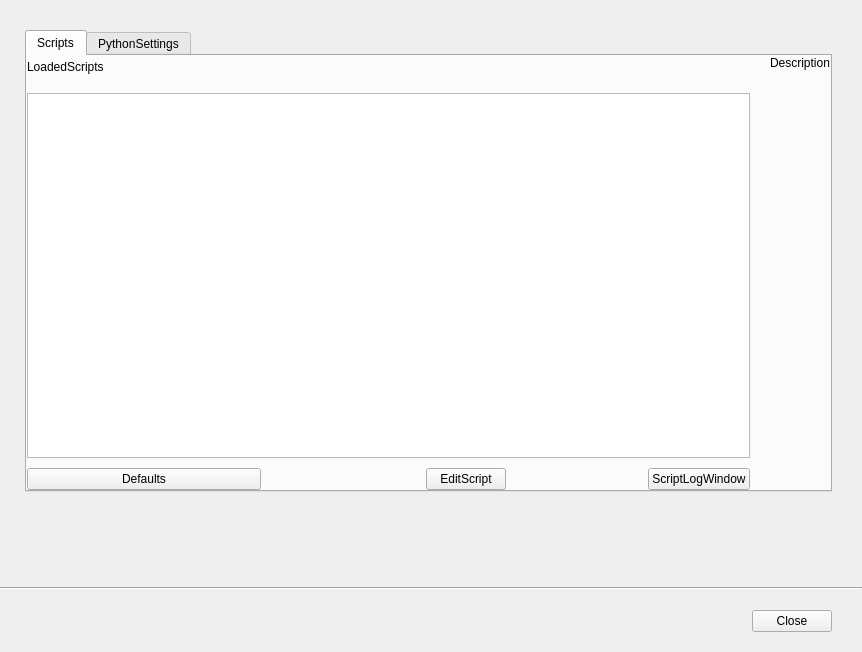
<?xml version="1.0" encoding="UTF-8"?>
<ui version="4.0">
 <class>ScriptsTool</class>
 <widget class="QWidget" name="ScriptsTool">
  <property name="geometry">
   <rect>
    <x>0</x>
    <y>0</y>
    <width>862</width>
    <height>652</height>
   </rect>
  </property>
  <property name="windowTitle">
   <string>Scripts</string>
  </property>
  <layout class="QVBoxLayout" name="verticalLayout">
   <property name="spacing">
    <number>10</number>
   </property>
   <property name="leftMargin">
    <number>0</number>
   </property>
   <property name="topMargin">
    <number>0</number>
   </property>
   <property name="rightMargin">
    <number>0</number>
   </property>
   <property name="bottomMargin">
    <number>0</number>
   </property>
   <item>
    <layout class="QVBoxLayout" name="verticalLayout_4">
     <property name="spacing">
      <number>0</number>
     </property>
     <property name="leftMargin">
      <number>25</number>
     </property>
     <property name="topMargin">
      <number>30</number>
     </property>
     <property name="rightMargin">
      <number>30</number>
     </property>
     <property name="bottomMargin">
      <number>85</number>
     </property>
     <item>
      <widget class="QTabWidget" name="tabWidget">
       <property name="currentIndex">
        <number>0</number>
       </property>
       <property name="tabBarAutoHide">
        <bool>true</bool>
       </property>
       <widget class="QWidget" name="scriptsTab">
        <attribute name="title">
         <string>Scripts</string>
        </attribute>
        <layout class="QHBoxLayout" name="horizontalLayout_4">
         <property name="spacing">
          <number>0</number>
         </property>
         <property name="leftMargin">
          <number>0</number>
         </property>
         <property name="topMargin">
          <number>0</number>
         </property>
         <property name="rightMargin">
          <number>0</number>
         </property>
         <property name="bottomMargin">
          <number>0</number>
         </property>
         <item>
          <layout class="QVBoxLayout" name="verticalLayout_3">
           <property name="spacing">
            <number>0</number>
           </property>
           <item>
            <layout class="QHBoxLayout" name="horizontalLayout_5">
             <property name="rightMargin">
              <number>0</number>
             </property>
             <property name="bottomMargin">
              <number>15</number>
             </property>
             <item>
              <widget class="QLabel" name="label_2">
               <property name="text">
                <string>LoadedScripts</string>
               </property>
               <property name="buddy">
                <cstring>scripts</cstring>
               </property>
              </widget>
             </item>
             <item>
              <layout class="QHBoxLayout" name="horizontalLayout_6">
               <property name="spacing">
                <number>15</number>
               </property>
               <property name="rightMargin">
                <number>10</number>
               </property>
               <item>
                <widget class="QPushButton" name="addScripts">
                 <property name="sizePolicy">
                  <sizepolicy hsizetype="Fixed" vsizetype="Fixed">
                   <horstretch>0</horstretch>
                   <verstretch>0</verstretch>
                  </sizepolicy>
                 </property>
                 <property name="maximumSize">
                  <size>
                   <width>16777215</width>
                   <height>16777215</height>
                  </size>
                 </property>
                 <property name="toolTip">
                  <string>AddScripts</string>
                 </property>
                 <property name="accessibleName">
                  <string>AddScripts</string>
                 </property>
                 <property name="accessibleDescription">
                  <string/>
                 </property>
                 <property name="text">
                  <string notr="true"/>
                 </property>
                 <property name="flat">
                  <bool>true</bool>
                 </property>
                 <property name="themeID" stdset="0">
                  <string notr="true">addIconSmall</string>
                 </property>
                 <property name="toolButton" stdset="0">
                  <bool>true</bool>
                 </property>
                </widget>
               </item>
               <item>
                <widget class="QPushButton" name="removeScripts">
                 <property name="sizePolicy">
                  <sizepolicy hsizetype="Fixed" vsizetype="Fixed">
                   <horstretch>0</horstretch>
                   <verstretch>0</verstretch>
                  </sizepolicy>
                 </property>
                 <property name="maximumSize">
                  <size>
                   <width>16777215</width>
                   <height>16777215</height>
                  </size>
                 </property>
                 <property name="toolTip">
                  <string>RemoveScripts</string>
                 </property>
                 <property name="accessibleName">
                  <string>RemoveScripts</string>
                 </property>
                 <property name="text">
                  <string notr="true"/>
                 </property>
                 <property name="autoDefault">
                  <bool>false</bool>
                 </property>
                 <property name="default">
                  <bool>false</bool>
                 </property>
                 <property name="flat">
                  <bool>true</bool>
                 </property>
                 <property name="themeID" stdset="0">
                  <string notr="true">removeIconSmall</string>
                 </property>
                 <property name="toolButton" stdset="0">
                  <bool>true</bool>
                 </property>
                </widget>
               </item>
               <item>
                <widget class="QPushButton" name="reloadScripts">
                 <property name="sizePolicy">
                  <sizepolicy hsizetype="Fixed" vsizetype="Fixed">
                   <horstretch>0</horstretch>
                   <verstretch>0</verstretch>
                  </sizepolicy>
                 </property>
                 <property name="maximumSize">
                  <size>
                   <width>16777215</width>
                   <height>16777215</height>
                  </size>
                 </property>
                 <property name="toolTip">
                  <string>ReloadScripts</string>
                 </property>
                 <property name="accessibleName">
                  <string>ReloadScripts</string>
                 </property>
                 <property name="text">
                  <string notr="true"/>
                 </property>
                 <property name="flat">
                  <bool>true</bool>
                 </property>
                 <property name="themeID" stdset="0">
                  <string notr="true">refreshIconSmall</string>
                 </property>
                 <property name="toolButton" stdset="0">
                  <bool>true</bool>
                 </property>
                </widget>
               </item>
              </layout>
             </item>
            </layout>
           </item>
           <item>
            <widget class="QListWidget" name="scripts">
             <property name="contextMenuPolicy">
              <enum>Qt::CustomContextMenu</enum>
             </property>
             <property name="spacing">
              <number>1</number>
             </property>
             <property name="sortingEnabled">
              <bool>true</bool>
             </property>
            </widget>
           </item>
           <item>
            <layout class="QHBoxLayout" name="horizontalLayout_2">
             <property name="spacing">
              <number>10</number>
             </property>
             <property name="topMargin">
              <number>10</number>
             </property>
             <item>
              <widget class="QPushButton" name="defaults">
               <property name="text">
                <string>Defaults</string>
               </property>
              </widget>
             </item>
             <item alignment="Qt::AlignRight">
              <widget class="QPushButton" name="editScript">
               <property name="text">
                <string>EditScript</string>
               </property>
              </widget>
             </item>
             <item alignment="Qt::AlignRight">
              <widget class="QPushButton" name="scriptLog">
               <property name="text">
                <string>ScriptLogWindow</string>
               </property>
              </widget>
             </item>
            </layout>
           </item>
          </layout>
         </item>
         <item>
          <layout class="QVBoxLayout" name="propertiesLayout">
           <property name="spacing">
            <number>10</number>
           </property>
           <property name="leftMargin">
            <number>20</number>
           </property>
           <item>
            <widget class="QLabel" name="label_3">
             <property name="sizePolicy">
              <sizepolicy hsizetype="Preferred" vsizetype="Maximum">
               <horstretch>0</horstretch>
               <verstretch>0</verstretch>
              </sizepolicy>
             </property>
             <property name="text">
              <string>Description</string>
             </property>
            </widget>
           </item>
           <item>
            <widget class="QLabel" name="description">
             <property name="text">
              <string notr="true"/>
             </property>
             <property name="wordWrap">
              <bool>true</bool>
             </property>
             <property name="margin">
              <number>12</number>
             </property>
             <property name="openExternalLinks">
              <bool>false</bool>
             </property>
            </widget>
           </item>
          </layout>
         </item>
        </layout>
       </widget>
       <widget class="QWidget" name="pythonSettingsTab">
        <attribute name="title">
         <string>PythonSettings</string>
        </attribute>
        <layout class="QVBoxLayout" name="verticalLayout_2">
         <property name="spacing">
          <number>10</number>
         </property>
         <property name="leftMargin">
          <number>0</number>
         </property>
         <property name="topMargin">
          <number>0</number>
         </property>
         <property name="rightMargin">
          <number>0</number>
         </property>
         <property name="bottomMargin">
          <number>0</number>
         </property>
         <item>
          <layout class="QHBoxLayout" name="horizontalLayout_3">
           <property name="spacing">
            <number>0</number>
           </property>
           <item>
            <widget class="QLabel" name="pythonPathLabel">
             <property name="text">
              <string notr="true"/>
             </property>
             <property name="buddy">
              <cstring>pythonPath</cstring>
             </property>
            </widget>
           </item>
           <item>
            <layout class="QHBoxLayout" name="horizontalLayout_7">
             <property name="spacing">
              <number>10</number>
             </property>
             <property name="leftMargin">
              <number>20</number>
             </property>
             <property name="rightMargin">
              <number>0</number>
             </property>
             <item>
              <widget class="PLSLineEdit" name="pythonPath">
               <property name="readOnly">
                <bool>true</bool>
               </property>
              </widget>
             </item>
             <item>
              <widget class="QPushButton" name="pythonPathBrowse">
               <property name="accessibleName">
                <string>PythonSettings.BrowsePythonPath</string>
               </property>
               <property name="text">
                <string>Browse</string>
               </property>
              </widget>
             </item>
            </layout>
           </item>
          </layout>
         </item>
         <item>
          <widget class="QLabel" name="pythonVersionLabel">
           <property name="text">
            <string/>
           </property>
          </widget>
         </item>
         <item>
          <spacer name="verticalSpacer">
           <property name="orientation">
            <enum>Qt::Vertical</enum>
           </property>
           <property name="sizeHint" stdset="0">
            <size>
             <width>510</width>
             <height>306</height>
            </size>
           </property>
          </spacer>
         </item>
        </layout>
       </widget>
      </widget>
     </item>
    </layout>
   </item>
   <item>
    <widget class="Line" name="line">
     <property name="orientation">
      <enum>Qt::Horizontal</enum>
     </property>
    </widget>
   </item>
   <item>
    <layout class="QHBoxLayout" name="horizontalLayout">
     <property name="spacing">
      <number>0</number>
     </property>
     <property name="topMargin">
      <number>10</number>
     </property>
     <property name="rightMargin">
      <number>30</number>
     </property>
     <property name="bottomMargin">
      <number>20</number>
     </property>
     <item>
      <spacer name="horizontalSpacer">
       <property name="orientation">
        <enum>Qt::Horizontal</enum>
       </property>
       <property name="sizeHint" stdset="0">
        <size>
         <width>40</width>
         <height>20</height>
        </size>
       </property>
      </spacer>
     </item>
     <item>
      <widget class="QPushButton" name="closebtn">
       <property name="text">
        <string>Close</string>
       </property>
      </widget>
     </item>
    </layout>
   </item>
  </layout>
 </widget>
 <customwidgets>
  <customwidget>
   <class>PLSLineEdit</class>
   <extends>QLineEdit</extends>
   <header>PLSEdit.h</header>
  </customwidget>
 </customwidgets>
 <tabstops>
  <tabstop>closebtn</tabstop>
 </tabstops>
 <resources/>
 <connections/>
</ui>
